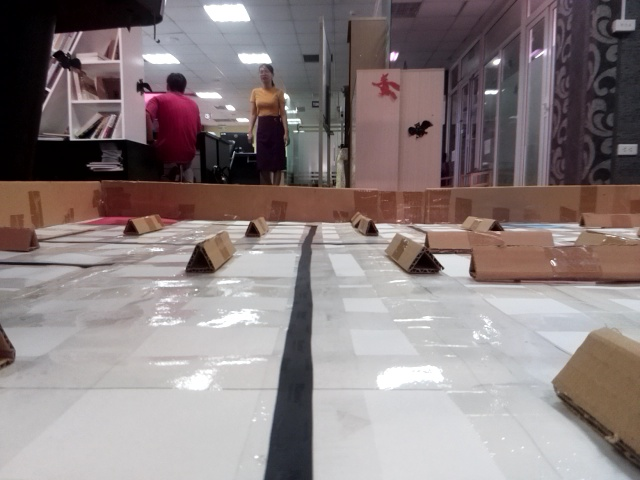
#> input picture lane_detect/img/lan1.jpg, 640 x 480 px
$ python main_singleline.py
#> lines starting #> are read from the running program, lines starting #| are printed output that depends on the picture; after the words box and inside, x2 and y2 are one past the last pixel; in counts of white or black regions, pixels touching at a corner belong together
import math

import matplotlib.pyplot as plt
import matplotlib.image as mpimg

import numpy as np
import cv2


def process_img():
    # reading in an image
    image = mpimg.imread('img/lan1.jpg')
#> image is the input picture: shape (480, 640, 3); mean R, G, B 138.9, 127.9, 128.2

    # image = mpimg.imread('img/img_a2.jpg')

    height = image.shape[0]
#> height = 480
    width = image.shape[1]
#> width = 640

    # Convert to grayscale here.
    gray_image = cv2.cvtColor(image, cv2.COLOR_RGB2GRAY)
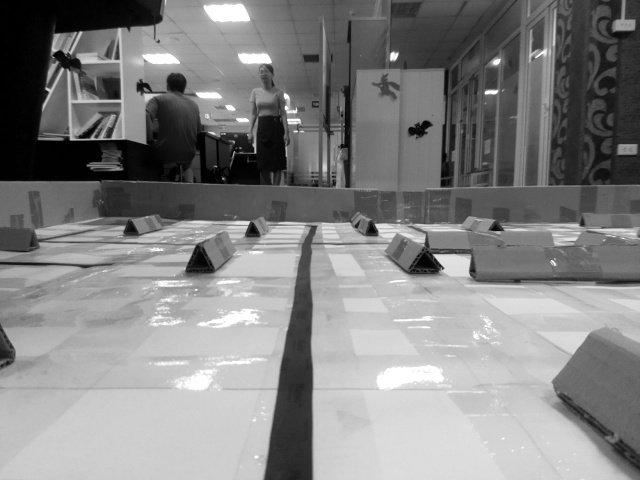
#> gray_image: shape (480, 640); min 0, max 255, mean 131.2
    cannyed_image = cv2.Canny(gray_image, 200, 300)
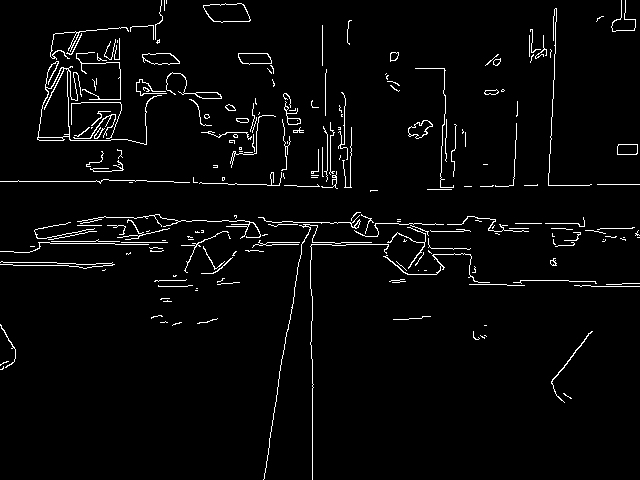
#> cannyed_image: shape (480, 640); 3.1% white in thin lines or dots

    region_of_interest_vertices = [
        (0, height),
        (width / 2, height / 2),
        (width, height),
    ]
#> region_of_interest_vertices = [(0, 480), (320, 240), (640, 480)]

    # cropped_image = region_of_interest(cannyed_image, np.array([region_of_interest_vertices], np.int32),)

    # Detect line
    lines = cv2.HoughLinesP(
        cannyed_image,
        rho=6,
        theta=np.pi / 60,
        threshold=160,
        lines=np.array([]),
        minLineLength=40,
        maxLineGap=25
    )
#> lines = 153 rows, first 6: [321, 223, 435, 223], [39, 243, 114, 243], [417, 231, 528, 231], [560, 280, 626, 286], [249, 222, 373, 222], [259, 241, 345, 245]
    # print(lines)
    line_image = draw_lines(image, lines)

    cv2.imshow('Line img', line_image)
    cv2.waitKey(0)
    cv2.destroyAllWindows()


    for line in lines:
        for x1, y1, x2, y2 in line:
             if (y1==y2 or abs(int(x1)-int(x2))/abs(int(y1)-int(y2)) < 0.2):
                if (int(x1) > 400 or int(x2) > 400):
                    if (int(y1) > 300 or int(y2) > 300):
                        print("trai")
                    else:
                        if (int(y1) < 150 or int(y2) < 150):
                            print("phai")
                        else:
                            print("đung ")
                    return

def region_of_interest(img, vertices):
    # Define a blank matrix that matches the image height/width.
    mask = np.zeros_like(img)
    # Retrieve the number of color channels of the image.
    # channel_count = img.shape[2]
    # Create a match color with the same color channel counts.
    match_mask_color = (255,) * 3

    # Fill inside the polygon
    cv2.fillPoly(mask, vertices, match_mask_color)

    # Returning the image only where mask pixels match
    masked_image = cv2.bitwise_and(img, mask)
    return masked_image


def draw_lines(img, lines, color=[255, 0, 0], thickness=3):
    # If there are no lines to draw, exit.
#> called with lines = array of shape (153, 1, 4), thickness = 3
    if lines is None:
        return
    # Make a copy of the original image.
    img = np.copy(img)
    # Create a blank image that matches the original in size.
    line_image = np.zeros(
        (
            img.shape[0],
            img.shape[1],
            3
        ),
        dtype=np.uint8,
    )
    # Loop over all lines and draw them on the blank image.
    for line in lines:
        for x1, y1, x2, y2 in line:
            cv2.line(line_image, (int(x1), int(y1)), (int(x2), int(y2)), color, thickness)
#> this loop made 153 passes
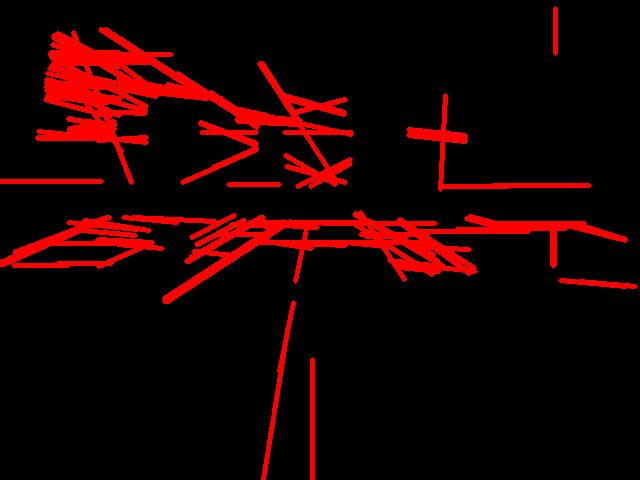
#> line_image: shape (480, 640, 3); mean of channels 0, 1, 2 27.7, 0, 0; drawn as R, G, B
    # Merge the image with the lines onto the original.
    img = cv2.addWeighted(img, 0.8, line_image, 1.0, 0.0)
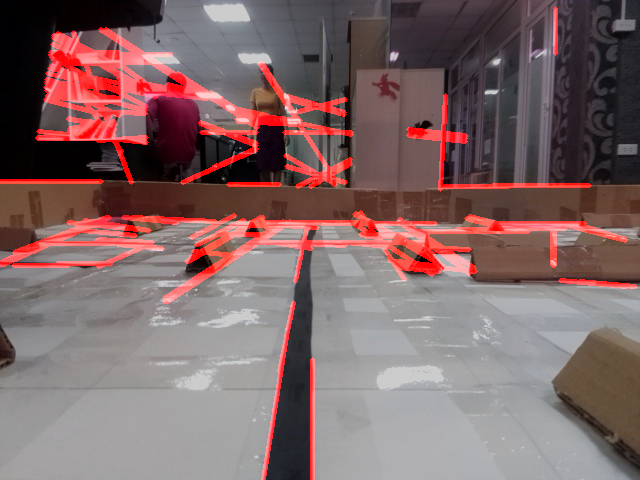
#> img: shape (480, 640, 3); mean R, G, B 127.7, 102.3, 102.6
#> the loop in process_img, `for line in lines:` made 1 pass
#| đung
    # Return the modified image.
    return img


if __name__ == '__main__':
    process_img()

$ run again, with lane_detect/img/img2.jpg copied over lane_detect/img/lan1.jpg
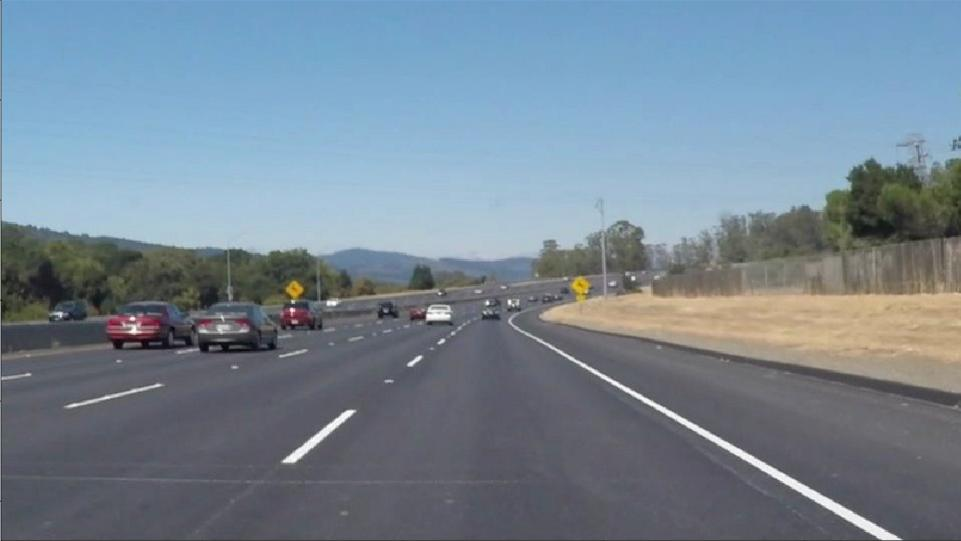
#> input picture lane_detect/img/img2.jpg, 961 x 541 px
#> in process_img, image is the input picture: shape (541, 961, 3); mean R, G, B 118.1, 133.9, 147.7
#> in process_img, `cannyed_image = cv2.Canny(gray_image, 200, 300)`:
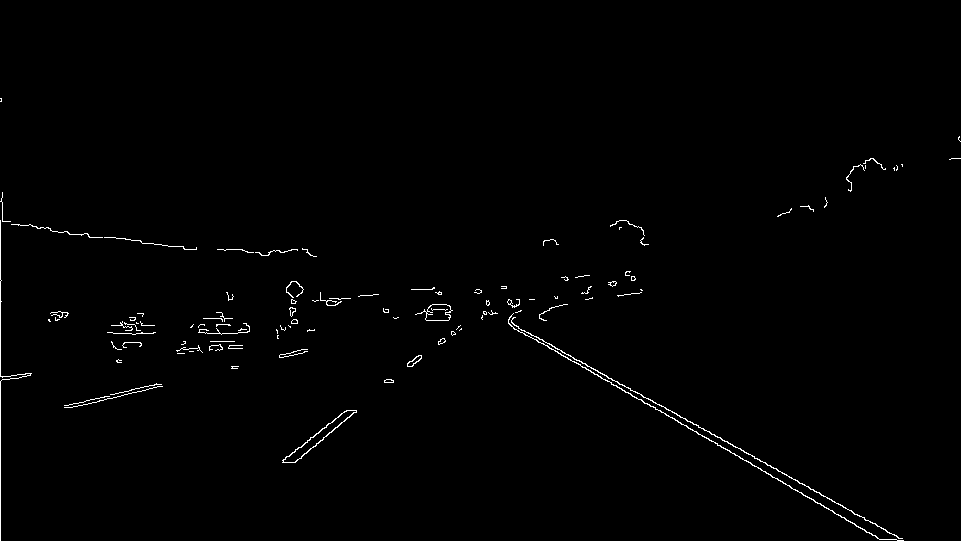
#> cannyed_image: shape (541, 961); 0.82% white in thin lines or dots, all inside (x1, y1, x2, y2) = (0, 98, 961, 541)
#> lines = 26 rows, first 6: [617, 381, 698, 427], [488, 312, 882, 539], [0, 540, 0, 201], [696, 424, 810, 489], [112, 398, 160, 386], [37, 228, 88, 234]
#> the loop in draw_lines, `for line in lines:` made 26 passes
#> in draw_lines, `img = cv2.addWeighted(img, 0.8, line_image, 1.0, 0.0)`:
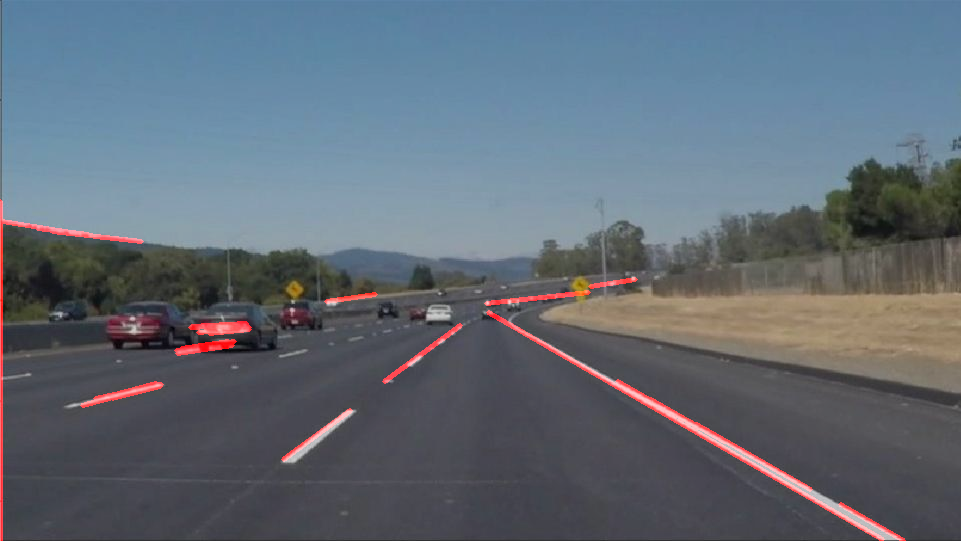
#> img: shape (541, 961, 3); mean R, G, B 97.1, 107.1, 118.1
#> the loop in process_img, `for line in lines:` made 26 passes
